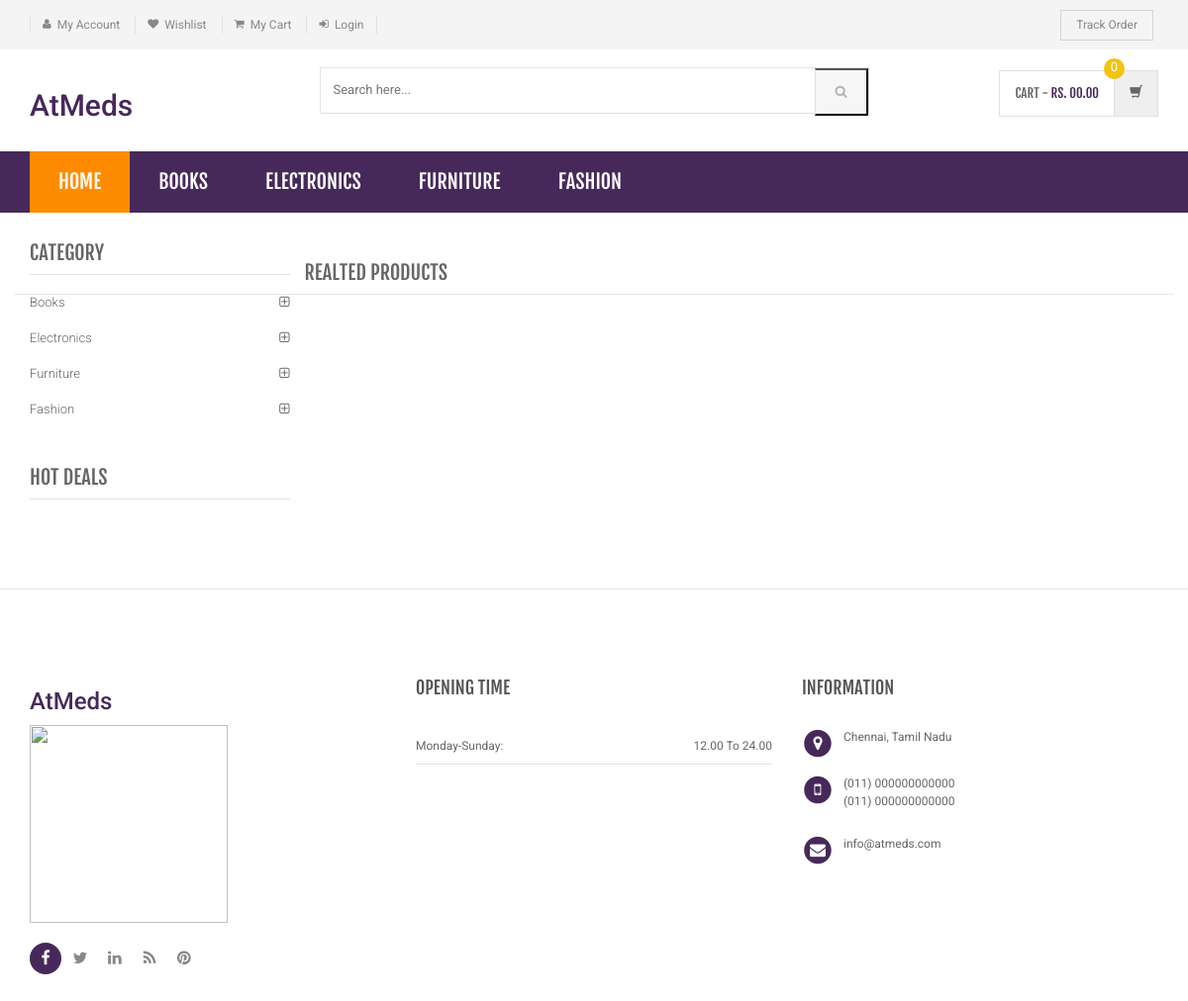
The page /shopping/product-details.php on the database as committed earlier.
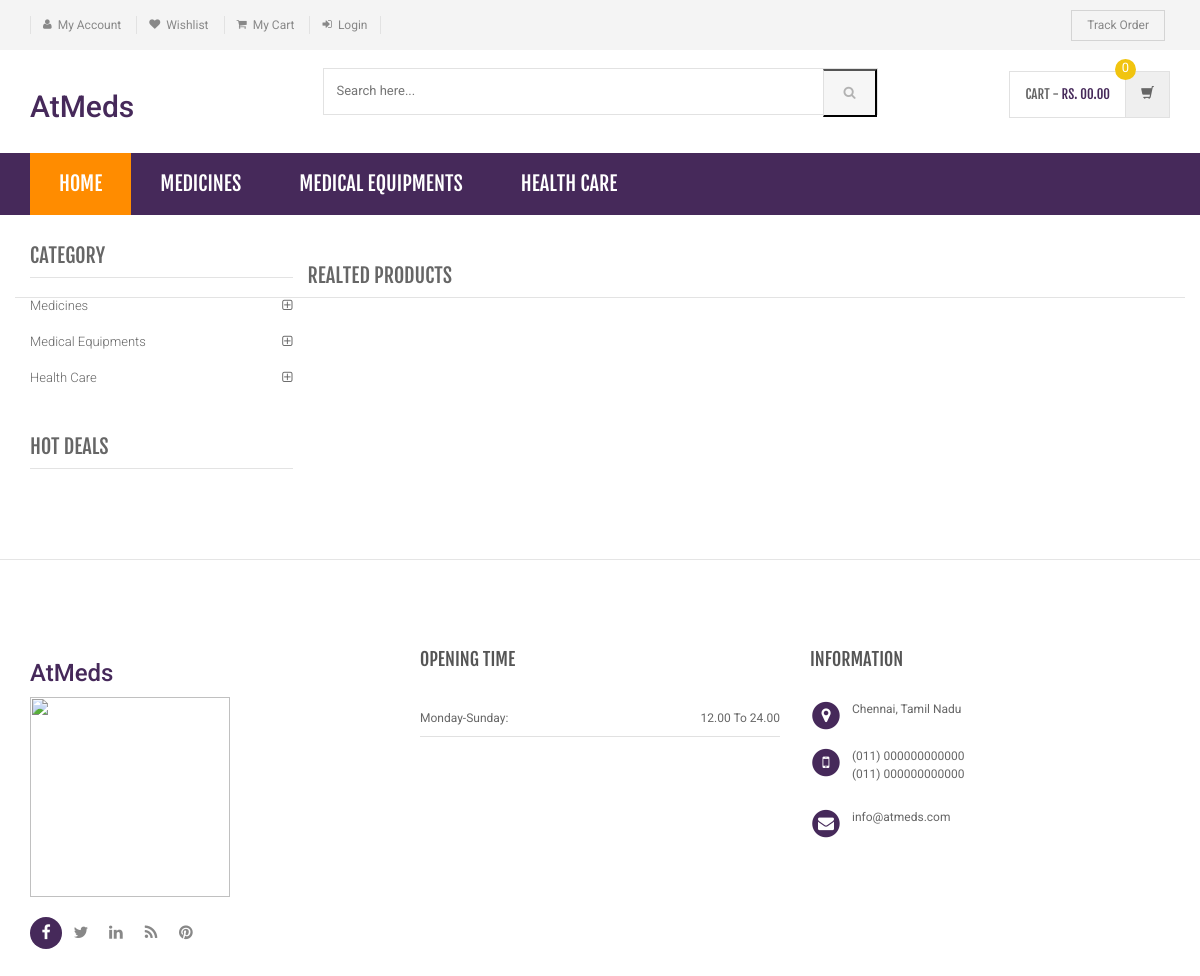
The same page on the database as committed later.
### tables this page shows
CREATE TABLE IF NOT EXISTS `category` (
  `id` int(11) NOT NULL AUTO_INCREMENT,
  `categoryName` varchar(255) DEFAULT NULL,
  `categoryDescription` longtext DEFAULT NULL,
  `creationDate` timestamp NOT NULL DEFAULT current_timestamp(),
  `updationDate` varchar(255) DEFAULT NULL,
  PRIMARY KEY (`id`)
);

### shopping/product-details.php (the view, shortened to what this page needs)
<?php
include('includes/config.php');
?>
<!DOCTYPE html>
<html lang="en">
	<head>
	    <link rel="stylesheet" href="assets/css/bootstrap.min.css">
	    <link rel="stylesheet" href="assets/css/main.css">
	    <link rel="stylesheet" href="assets/css/green.css">
	    <link rel="stylesheet" href="assets/css/owl.carousel.css">
		<link rel="stylesheet" href="assets/css/owl.transitions.css">
		<link href="assets/css/lightbox.css" rel="stylesheet">
		<link rel="stylesheet" href="assets/css/animate.min.css">
		<link rel="stylesheet" href="assets/css/rateit.css">
		<link rel="stylesheet" href="assets/css/bootstrap-select.min.css">
		<link rel="stylesheet" href="assets/css/config.css">
		<link href="assets/css/green.css" rel="alternate stylesheet" title="Green color">
		<link href="assets/css/blue.css" rel="alternate stylesheet" title="Blue color">
		<link href="assets/css/red.css" rel="alternate stylesheet" title="Red color">
		<link href="assets/css/orange.css" rel="alternate stylesheet" title="Orange color">
		<link href="assets/css/dark-green.css" rel="alternate stylesheet" title="Darkgreen color">
		<link rel="stylesheet" href="assets/css/font-awesome.min.css">
	</head>
    <body class="cnt-home">
<header class="header-style-1">
<?php include('includes/top-header.php');?>
<?php include('includes/main-header.php');?>
<?php include('includes/menu-bar.php');?>
</header>
<div class="body-content outer-top-xs">
	<div class='container'>
		<div class='row single-product outer-bottom-sm '>
			<div class='col-md-3 sidebar'>
				<div class="sidebar-module-container">
<div class="sidebar-widget outer-bottom-xs wow fadeInUp">
	<h3 class="section-title">Category</h3>
	<div class="sidebar-widget-body m-t-10">
		<div class="accordion">
		            <?php $sql=mysqli_query($con,"select id,categoryName  from category");
while($row=mysqli_fetch_array($sql))
{
    ?>
	    	<div class="accordion-group">
	            <div class="accordion-heading">
	                <a href="category.php?cid=<?php echo $row['id'];?>"  class="accordion-toggle collapsed">
	                   <?php echo $row['categoryName'];?>
	                </a>
	            </div>
	        </div>
	        <?php } ?>
	    </div>
	</div>
</div>
<div class="sidebar-widget hot-deals wow fadeInUp">
	<h3 class="section-title">hot deals</h3>
</div>
				</div>
			</div>
<section class="section featured-product wow fadeInUp">
	<h3 class="section-title">Realted Products </h3>
</section>
			</div>
		</div>
</div>
<?php include('includes/footer.php');?>
</body>
</html>

### shopping/includes/menu-bar.php (shortened to what this page needs)
<div class="header-nav animate-dropdown">
    <div class="container">
        <div class="yamm navbar navbar-default" role="navigation">
            <div class="nav-bg-class">
                <div class="navbar-collapse collapse" id="mc-horizontal-menu-collapse">
	<div class="nav-outer">
		<ul class="nav navbar-nav">
			<li class="active dropdown yamm-fw">
				<a href="index.php" data-hover="dropdown" class="dropdown-toggle">Home</a>
			</li>
              <?php $sql=mysqli_query($con,"select id,categoryName  from category limit 6");
while($row=mysqli_fetch_array($sql))
{
    ?>
			<li class="dropdown yamm">
				<a href="category.php?cid=<?php echo $row['id'];?>"> <?php echo $row['categoryName'];?></a>
			</li>
			<?php } ?>
		</ul>
		<div class="clearfix"></div>
	</div>
</div>
            </div>
        </div>
    </div>
</div>

Rows that differ between the two databases and show on the page:
removed category: categoryName "BOOKS", categoryName "Books"
removed category: categoryName "ELECTRONICS", categoryName "Electronics"
removed category: categoryName "FURNITURE", categoryName "Furniture"
removed category: categoryName "FASHION", categoryName "Fashion"
added category: categoryName "MEDICINES", categoryName "Medicines"
added category: categoryName "MEDICAL EQUIPMENTS", categoryName "Medical Equipments"
added category: categoryName "HEALTH CARE", categoryName "Health Care"
